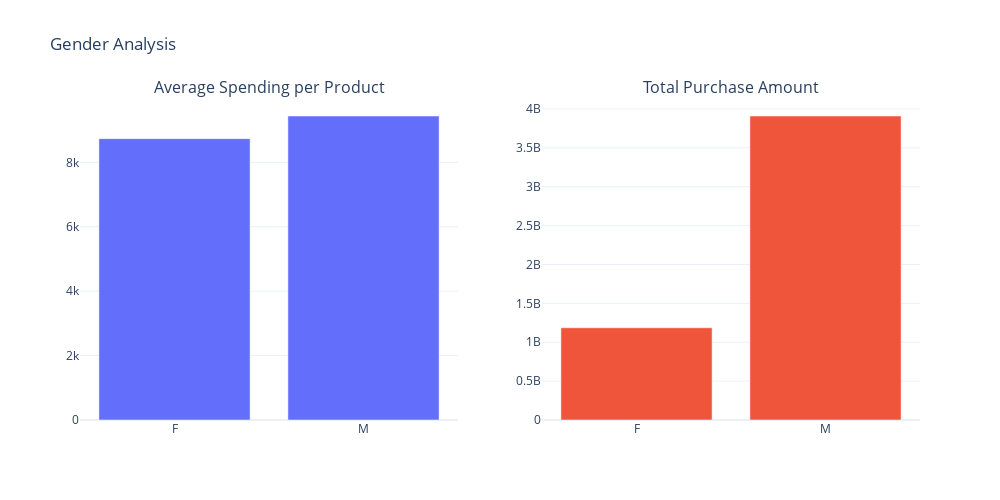

Write notebook code for a chart like this one.
### Code cell
fig_gender = make_subplots(rows=1, cols=2,
                   subplot_titles=("Average Spending per Product", "Total Purchase Amount"))

fig_gender.add_trace(
    go.Bar(name='Average Spending per Product', x=gender_grouped.index, y=gender_grouped["Average_Spending_Per_Product"], yaxis='y'),
    row=1, col=1
)

fig_gender.add_trace(
   go.Bar(name='Total Purchase Amount', x=gender_grouped.index, y=gender_grouped["Purchase"], yaxis='y'),
    row=1, col=2
)

fig_gender.update_layout(height=500, width=1000, title_text="Gender Analysis", template="plotly_white")
fig_gender.update_layout(showlegend=False)
fig_gender.show()

### Figure 1 — Plotly figure (JSON) as saved in the notebook; plotly's stock layout.template omitted (floating-point values rounded to 4 significant figures)
{"data": [{"name": "Average Spending per Product", "type": "bar", "x": ["F", "M"], "xaxis": "x", "y": [8735.0, 9438.0], "yaxis": "y"}, {"name": "Total Purchase Amount", "type": "bar", "x": ["F", "M"], "xaxis": "x2", "y": [1186232642, 3909580100], "yaxis": "y2"}], "layout": {"annotations": [{"font": {"size": 16}, "showarrow": false, "text": "Average Spending per Product", "x": 0.225, "xanchor": "center", "xref": "paper", "y": 1, "yanchor": "bottom", "yref": "paper"}, {"font": {"size": 16}, "showarrow": false, "text": "Total Purchase Amount", "x": 0.775, "xanchor": "center", "xref": "paper", "y": 1, "yanchor": "bottom", "yref": "paper"}], "height": 500, "showlegend": false, "title": {"text": "Gender Analysis"}, "width": 1000, "xaxis": {"anchor": "y", "domain": [0, 0.45]}, "xaxis2": {"anchor": "y2", "domain": [0.55, 1]}, "yaxis": {"anchor": "x", "domain": [0, 1]}, "yaxis2": {"anchor": "x2", "domain": [0, 1]}}}
